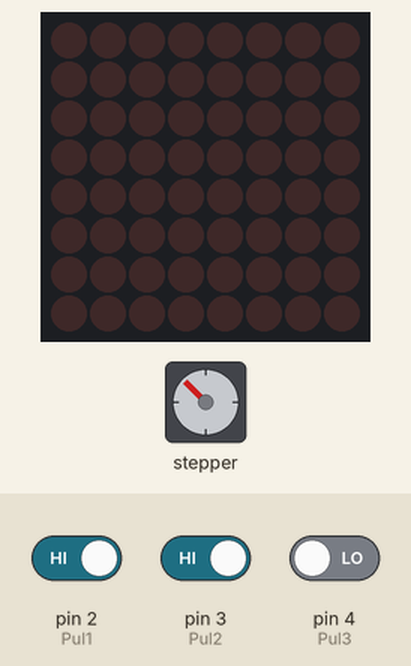
Recording of a sketch running on a simulated Arduino Uno, built with avr-gcc and run on an emulated ATmega328P. Shown: stepper motor, 8×8 LED matrix. The inputs (shaded band) are chosen by the test bench; at power-on: pin 3 (Pul2) HIGH, pin 4 (Pul3) LOW, pin 2 (Pul1) HIGH. Stepper angles assume 1500 steps per turn.

Above: at 4.7 s.
4.8 s: pin 3 (Pul2) driven LOW and pin 4 (Pul3) driven HIGH
9.0 s: pin 2 (Pul1) driven LOW
At 27.7 s:
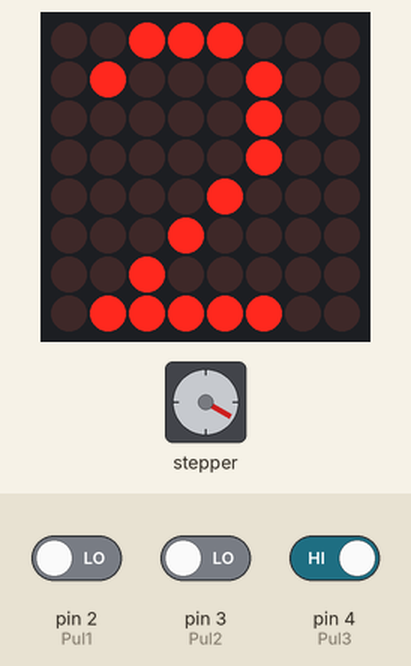
39.0 s: pin 3 (Pul2) driven HIGH
At 56.0 s:
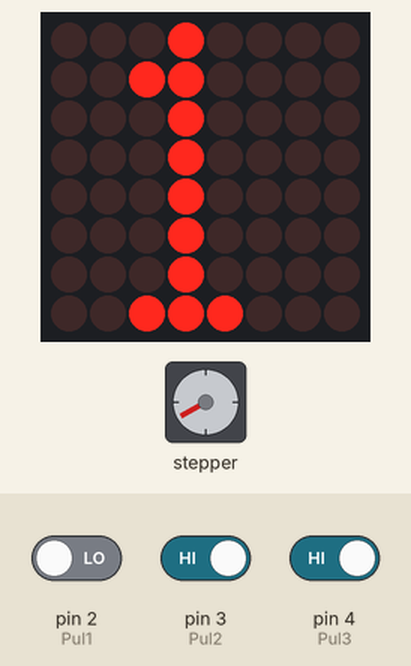
56.3 s: pin 4 (Pul3) driven LOW
At 56.45 s:
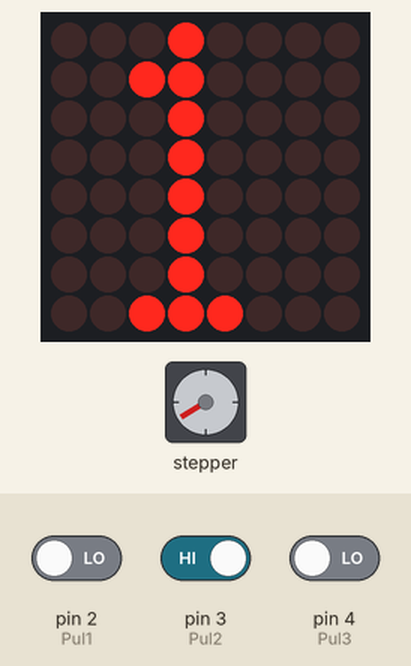
Timing chart, 0 to 60.8 s (numbered marks = the images above; inputs shaded):
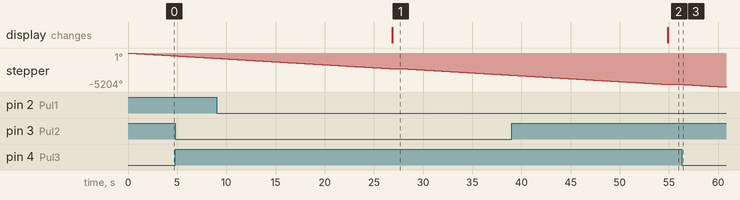

The sketch:

practicaASCENSOR.ino
```cpp
#include <Stepper.h>
#include "LedControl.h"     // incluye libreria LedControl

LedControl lc=LedControl(11,13,10,1); // crea objeto
#define Pul3 4
#define Pul2 3
#define Pul1 2
#define demora 1000     // constante demora con valor de 1000


byte cero[8]= {       // array que contiene todos los elementos de las
  B00111000,        // filas necesarias por mostrar el digito cero
  B01000100,
  B01000100,
  B01000100,
  B01000100,
  B01000100,
  B01000100,
  B00111000
};

byte uno[8]= {        // array que contiene todos los elementos de las
  B00010000,        // filas necesarias por mostrar el digito uno
  B00110000,
  B00010000,
  B00010000,
  B00010000,
  B00010000,
  B00010000,
  B00111000
};

byte dos[8]= {        // array que contiene todos los elementos de las
  B00111000,        // filas necesarias por mostrar el digito dos
  B01000100,
  B00000100,
  B00000100,
  B00001000,
  B00010000,
  B00100000,
  B01111100
};

byte tres[8]= {       // array que contiene todos los elementos de las
  B00111000,        // filas necesarias por mostrar el digito tres
  B01000100,
  B00000100,
  B00011000,
  B00000100,
  B00000100,
  B01000100,
  B00111000
};

const int pasos_T = 1500;
Stepper Motor(pasos_T, 5, 7, 6, 8);
bool inter =0;

void setup() {
  attachInterrupt(digitalPinToInterrupt(2) , Interrupcion1, FALLING);//Interrupcion que controlara el 1er pulsador
  Motor.setSpeed(15);
  pinMode(Pul1, INPUT);
  pinMode(Pul2, INPUT);
  pinMode(Pul3, INPUT);
  lc.shutdown(0,false);     // enciende la matriz
  lc.setIntensity(0,4);     // establece brillo
  lc.clearDisplay(0);     // blanquea matriz
}

void loop() {
  if(inter == 1){//Se crea la variable inter para controlar el 1er pulsador
  Motor.step(-10000);
  delay(50);
  mostrar_1();        // llama funcion mostrar_0
  delay(demora);      // demora
  inter = 0;
  }

  if(digitalRead(Pul2)== 0){
  Motor.step(20000);
  mostrar_0();        // llama funcion mostrar_1
  delay(demora);      // demora
  delay(50);
  }

  if(digitalRead(Pul3)== 0){
  Motor.step(-10000);
  mostrar_2();        // llama funcion mostrar_2
  delay(demora);      // demora
  delay(50);
  }

  digitalWrite(5,LOW);
   digitalWrite(6,LOW);
    digitalWrite(7,LOW);
     digitalWrite(8,LOW);
}


void Interrupcion1(){//Interrupcion que se va a ejecutar al momento de presionar el 1er pulsador
  inter = 1;
}


void mostrar_0(){     // funcion mostrar_0
  for (int i = 0; i < 8; i++)     // bucle itera 8 veces por el array
  {
    lc.setRow(0,i,cero[i]);   // establece fila con valor de array cero en misma posicion
  }
}

void mostrar_1(){     // funcion mostrar_1
  for (int i = 0; i < 8; i++)     // bucle itera 8 veces por el array
  {
  lc.setRow(0,i,uno[i]);    // establece fila con valor de array uno en misma posicion
  }
}


void mostrar_2(){     // funcion mostrar_2
  for (int i = 0; i < 8; i++)     // bucle itera 8 veces por el array
  {
  lc.setRow(0,i,dos[i]);    // establece fila con valor de array dos en misma posicion
  }
}

void mostrar_3(){     // funcion mostrar_3
  for (int i = 0; i < 8; i++)     // bucle itera 8 veces por el array
  {
  lc.setRow(0,i,tres[i]);   // establece fila con valor de array tres en misma posicion
  }
}
```

Measured:
- after the input at 39.0 s, stepper: goes on until 54.8 s, then stays -4800°
- after the input at 56.3 s, stepper: keeps turning counter-clockwise at about 90°/s, starting at once
